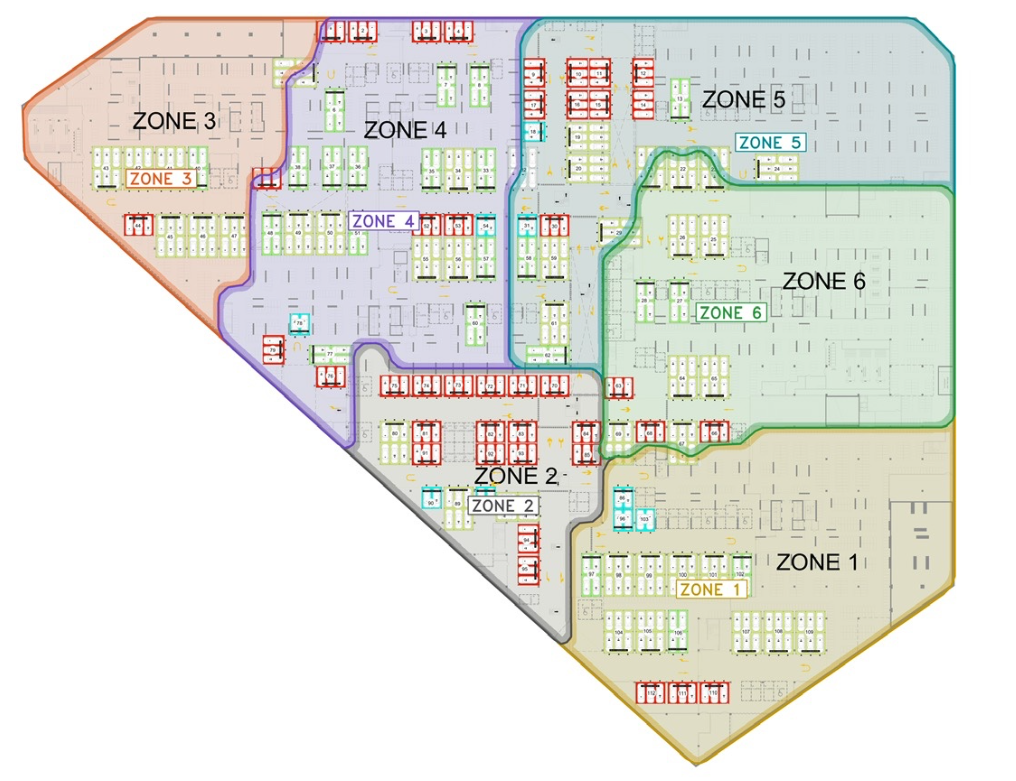
#> input picture TotalParking/Images/zones_map.png, 1016 x 781 px, given in place of zones_map.jpeg, which was not available
$ python find_red_pixels.py
#> lines starting #> are read from the running program, lines starting #| are printed output that depends on the picture; after the words box and inside, x2 and y2 are one past the last pixel; in counts of white or black regions, pixels touching at a corner belong together; pictures that were not available may be replaced by others from this repository, and a replacement may not be noted
from PIL import Image
import os

# Load image and replicate container resize/pad
img_path = 'TotalParking/Images/zones_map.jpeg'
img = Image.open(img_path)
#> img is the input picture: PIL image 1016x781 RGBA; mean R, G, B, A 227.4, 227.9, 221.1, 255

container_w = 1016
container_h = 781

disp_w = container_w
disp_h = int(img.height * (container_w / img.width))
#> disp_h = 781
pad_y = int((container_h - disp_h) / 2.0)
#> pad_y = 0

img_resized = img.resize((disp_w, disp_h), Image.Resampling.LANCZOS)
canvas = Image.new('RGB', (container_w, container_h), (15, 23, 42))
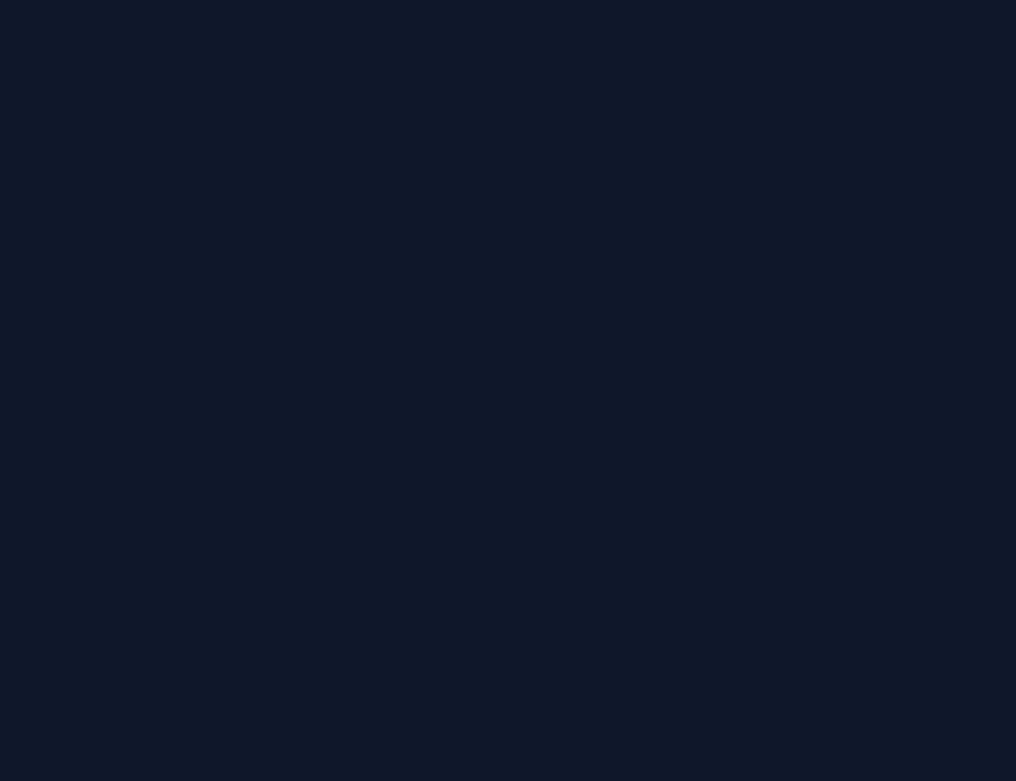
#> canvas: PIL image 1016x781 RGB; mean R, G, B 15, 23, 42
canvas.paste(img_resized, (0, pad_y))

# Create a binary image to highlight red/orange colors
# Let's inspect RGB values. Red borders on the map usually have high R and lower G, B.
# We'll try a few thresholds.
mask = Image.new('L', (container_w, container_h), 0)
#> mask: PIL image 1016x781 L; every value is 0
pixels = canvas.load()
mask_pixels = mask.load()

for x in range(container_w):
    for y in range(container_h):
        r, g, b = pixels[x, y]
        # Red/Orange threshold: high red, moderate green, low blue
        if r > 130 and g < 90 and b < 90:  # Pure Red
            mask_pixels[x, y] = 255
        elif r > 150 and g > 50 and g < 130 and b < 90:  # Orange
            mask_pixels[x, y] = 255

os.makedirs('TotalParking/scratch', exist_ok=True)
mask.save('TotalParking/scratch/red_mask.png')
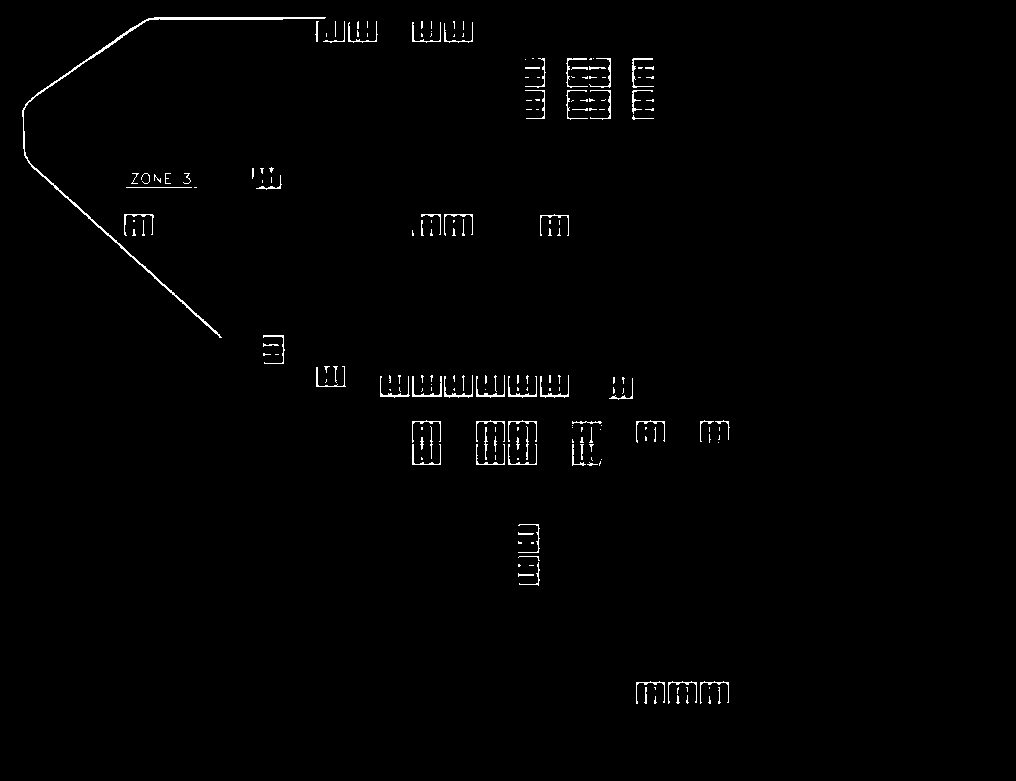
#> saved as red_mask.png: PIL image 1016x781 L; 0.92% white in thin lines or dots, all inside (x1, y1, x2, y2) = (22, 17, 730, 704)
print("Saved red_mask.png")

$ run again, with TotalParking/Images/hmi_flow.jpg saved as TotalParking/Images/zones_map.png
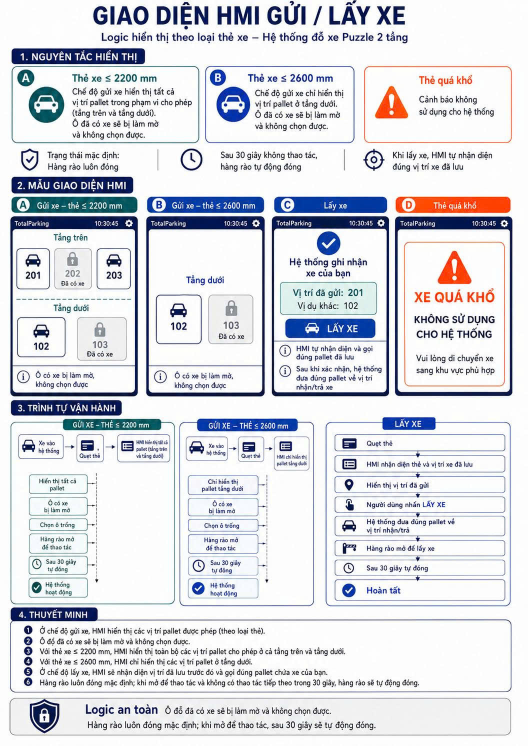
#> input picture TotalParking/Images/hmi_flow.jpg, 1055 x 1491 px, given in place of zones_map.jpeg, which was not available (shown at 1/2 size)
#> img is the input picture: PIL image 1055x1491 RGB; mean R, G, B 217.3, 219.2, 224.9
#> `canvas.paste(img_resized, (0, pad_y))`:
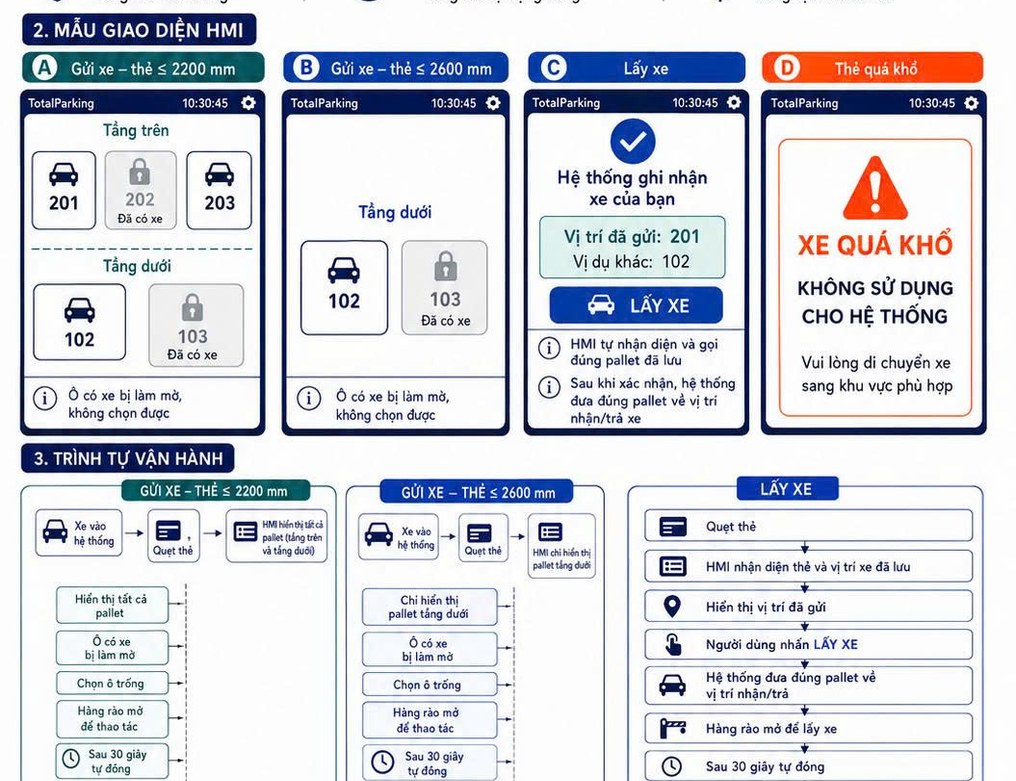
#> canvas: PIL image 1016x781 RGB; mean R, G, B 211.5, 213.9, 221.3
#> mask: PIL image 1016x781 L; every value is 0
#> `mask.save('TotalParking/scratch/red_mask.png')`:
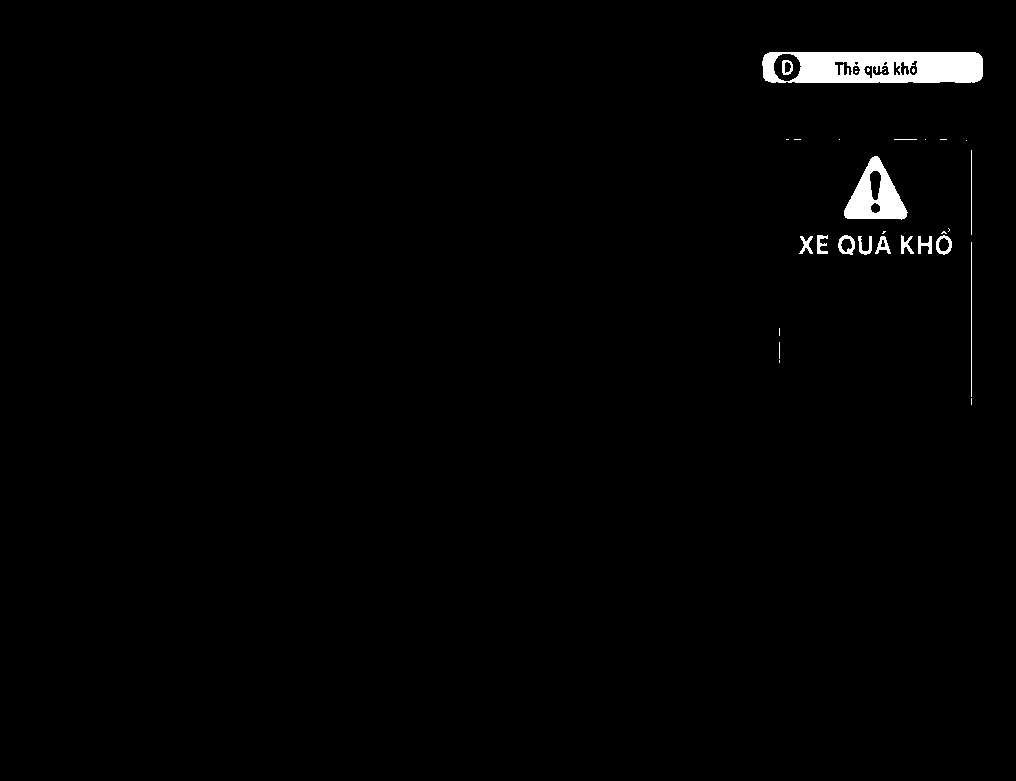
#> saved as red_mask.png: PIL image 1016x781 L; 1.2% white; 32 white regions (18 under 20 px), largest, box (x1, y1, x2, y2) and area: (762, 52, 983, 83) 5651, (844, 156, 908, 220) 2097, (838, 235, 855, 255) 168

$ run again, with TotalParking/Images/plan_map.jpg saved as TotalParking/Images/zones_map.png
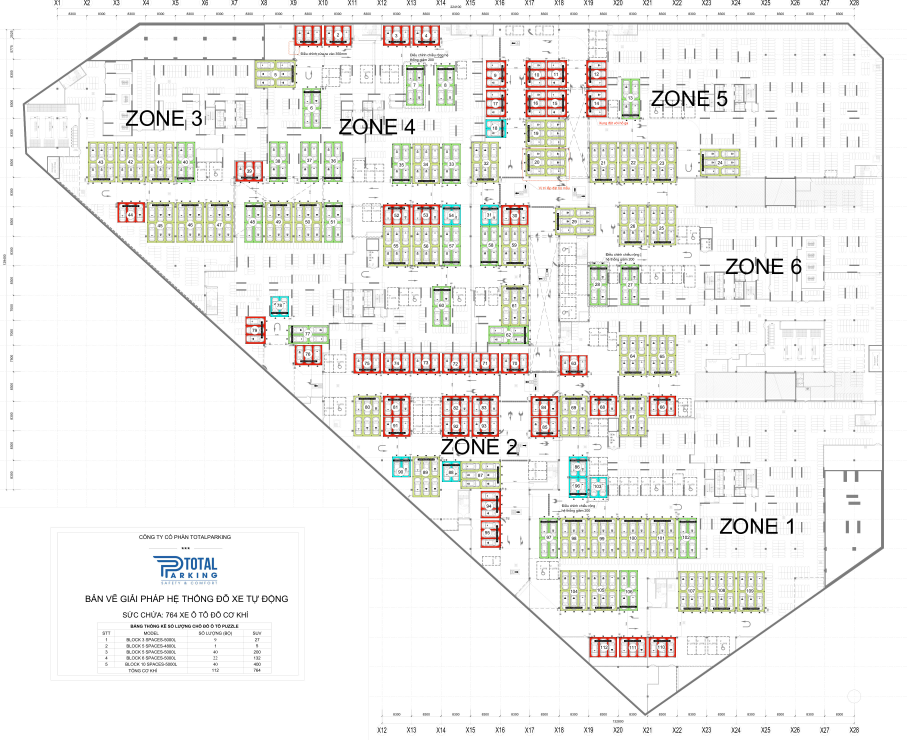
#> input picture TotalParking/Images/plan_map.jpg, 3628 x 2959 px, given in place of zones_map.jpeg, which was not available (shown at 1/4 size)
#> img is the input picture: PIL image 3628x2959 RGB; mean R, G, B 240.5, 239.7, 237.1
#> `canvas.paste(img_resized, (0, pad_y))`:
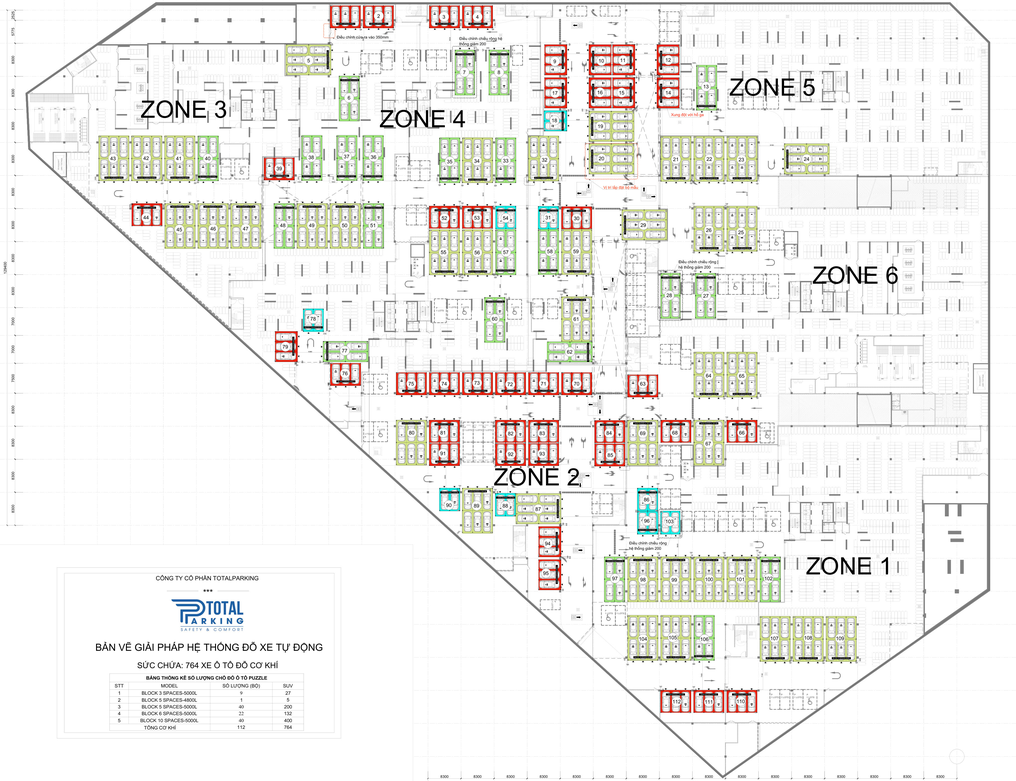
#> canvas: PIL image 1016x781 RGB; mean R, G, B 239.6, 238.8, 236
#> mask: PIL image 1016x781 L; every value is 0
#> `mask.save('TotalParking/scratch/red_mask.png')`:
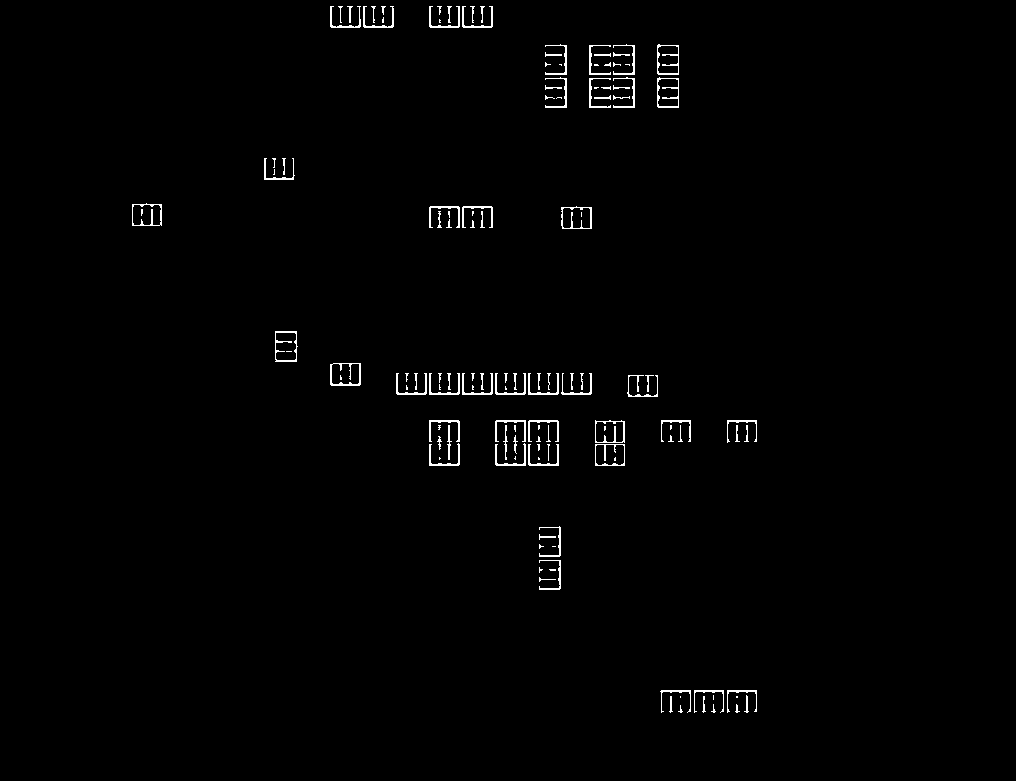
#> saved as red_mask.png: PIL image 1016x781 L; 1% white in thin lines or dots, all inside (x1, y1, x2, y2) = (132, 6, 757, 713)
